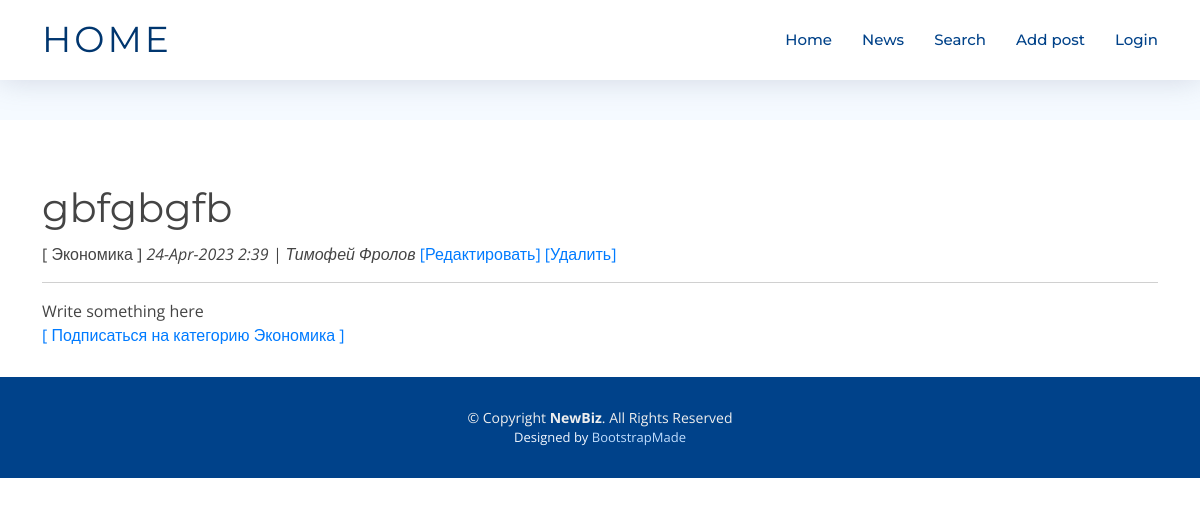
/news/121, run on the app's committed database.
### news/models.py (models this page shows, shortened)
class Post(models.Model):
    author = models.ForeignKey(Author, null=False, on_delete = models.CASCADE)
    article = 'ar'
    news = 'nw'
    TYPES = [
        (article, 'Статья'),
        (news, 'Новость'),
    ]
    type = models.CharField(max_length = 2,
                                choices = TYPES,
                                default = news)
    creation_date_time = models.DateTimeField(auto_now_add = True)
    category = models.ManyToManyField(Category, through = 'PostCategory')
    header = models.CharField(max_length=255, null=False)
    main_text = models.TextField()
    rating = models.IntegerField(default=0)

class Category(models.Model):
    name = models.CharField(unique=True, max_length=255, null=False)
    user = models.ManyToManyField(User, through = 'UsersSubscribed')
    def __str__(self):
        return f'{self.name}'

class Author(models.Model):
    username = models.OneToOneField(User, on_delete=models.CASCADE)
    user_rating = models.IntegerField(default=0)

### news/views.py (the view)
# urls.py: path('<int:pk>', PostDetail.as_view(), name='details'),
class PostDetail(DetailView):
    template_name = 'post.html'
    queryset = Post.objects.all()
    def get_object(self, *args, **kwargs): # переопределяем метод получения объекта, как ни странно
        obj = cache.get(f'post-{self.kwargs["pk"]}', None) # кэш очень похож на словарь, и метод get действует также. Он забирает значение по ключу, если его нет, то забирает None.
        if not obj:
            obj = super().get_object(queryset=self.queryset)
            cache.set(f'post-{self.kwargs["pk"]}', obj)
        return obj

### news/templatetags/custom_filters.py (called while the page is built)
@register.filter(name='censor')
def censor(value):
    return " ".join([word[0] + "*"*(len(word)-2) + word[-1] if word.lower() in stop_words.filter_words else word for word in value.split()])

### templates/post.html (shortened to what this page needs)
{% extends 'flatpages/default.html' %}
{% load custom_filters %}
{% block content %}
    <h1>{{ post.header | censor }}</h1>
    {% for each in post.category.filter %}
    [ {{each}} ]
    {% endfor %}
    <i>{{ post.creation_date_time| date:'d-M-Y g:i' }} |
    {{ post.author.username.first_name}} {{ post.author.username.last_name}}</i>
    <a href="{% url 'edit_post' post.id %}">[Редактировать]</a>
    <a href="{% url 'delete_post' post.id %}">[Удалить]</a>
    <hr>
    {{ post.main_text | censor }}
    <p>
    {% for each in post.category.filter %}
    <a href="{% url 'subscribe' each.id %}">[ Подписаться на категорию {{ each }} ]</a>
    {% endfor %}
    </p>
{% endblock content %}

### static/assets/css/style.css (style rules this page uses)
body { background: #fff; color: #444; font-family: "Open Sans", sans-serif; }
a { color: #007bff; text-decoration: none; transition: 0.5s; }
p { padding: 0; margin: 0 0 30px 0; }
h1, h2, h3, h4, h5, h6 { font-family: "Montserrat", sans-serif; font-weight: 400; margin: 40px 0 10px 0; padding: 0; }

### data on the page
Post: header|censor "gbfgbgfb", creation_date_time "24-Apr-2023 2:39", author.username.first_name "Тимофей", author.username.last_name "Фролов", main_text|censor "Write something here"
Category: name "Экономика"
